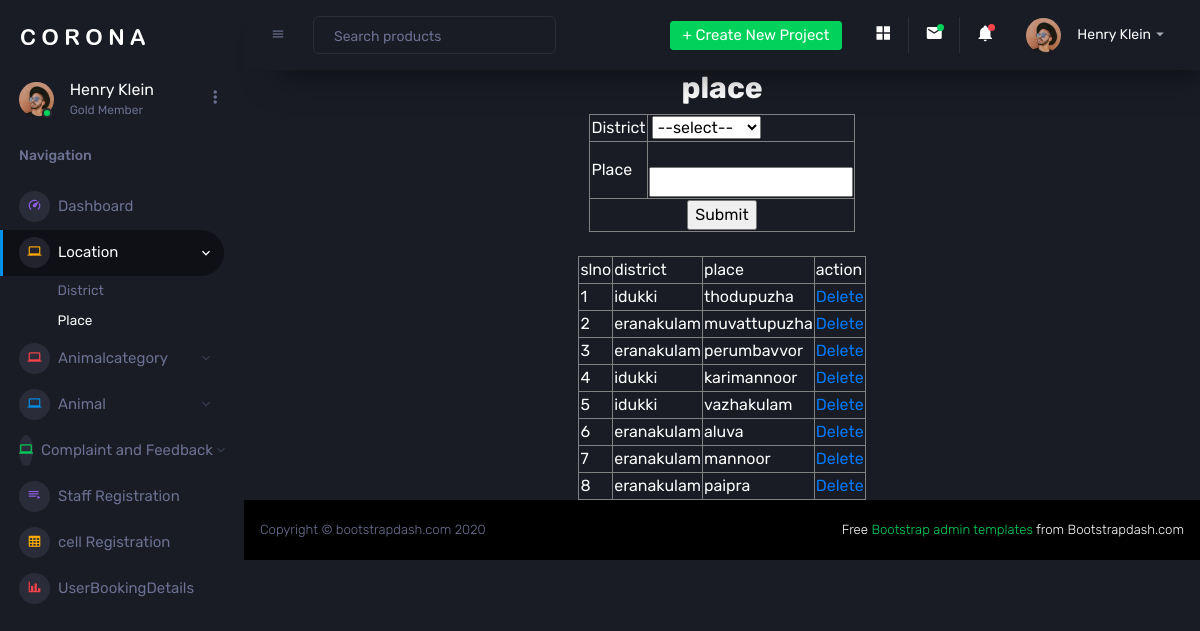
Page /project/Admin/Place.php on the committed database.
### tables this page shows
CREATE TABLE `tbl_place` (
  `place_id` int(11) NOT NULL auto_increment,
  `place_name` varchar(100) NOT NULL,
  `district_id` int(11) NOT NULL,
  PRIMARY KEY  (`place_id`)
);

CREATE TABLE `tbl_district` (
  `district_id` int(11) NOT NULL auto_increment,
  `district_name` varchar(100) NOT NULL,
  PRIMARY KEY  (`district_id`)
);

### project/Admin/Place.php (the view, shortened to what this page needs)
<?php
include('Head.php');
  ?>
<!DOCTYPE html PUBLIC "-//W3C//DTD XHTML 1.0 Transitional//EN" "http://www.w3.org/TR/xhtml1/DTD/xhtml1-transitional.dtd">
<html xmlns="http://www.w3.org/1999/xhtml">
<head>
</head>
<body>
<center><h2><b>place</b></h2></center>
<form method="post">
<table width="200" border="1" align="center">
  <tr>
    <td>District</td>
    <td>
      <select name="sel_district" id="sel_district">
      <option value="">--select--</option>
        </select>
   </td>
  </tr>
  <tr>
    <td>Place</td>
    <td>
      <input type="text" name="d2" id="d2"  pattern="[A-Za-z. ]{3,}" autocomplete="off" required />
    </td>
  </tr>
  <tr>
    <td colspan="2">
      <div align="center">
        <input type="submit" name="submit" id="submit" value="Submit" />
      </div>
   </td>
  </tr>
</table>
<br>
</form>
<table width="200" border="1" align="center">
  <tr>
    <td>slno</td>
    <td>district</td>
    <td>place</td>
    <td>action</td>
</tr>
<tr>
  <?php
	$i=0;
	$selqry="select *from tbl_place s inner join tbl_district c on s.district_id=c.district_id";
		$data=mysql_query($selqry);
	while($row=mysql_fetch_array($data))
	{
		$i++;
	    ?>
        <tr>
        <td><?php echo $i?> </td>
		<td><?php echo $row["district_name"] ?></td>
        <td><?php echo $row["place_name"] ?></td>
        <td><a href ="Place.php?did=<?php echo $row["place_id"] ?>"> Delete</a></td>
        </tr>
        <?php
	}
	?>
	</tr>
  </table>
</body>
<?php
          include('Foot.php');
          ?>
</html>

### project/Admin/Head.php (shortened to what this page needs)
<!DOCTYPE html>
<html lang="en">
  <head>
    <link rel="stylesheet" href="../Assets/Templates/Admin/vendors/mdi/css/materialdesignicons.min.css">
    <link rel="stylesheet" href="../Assets/Templates/Admin/vendors/css/vendor.bundle.base.css">
    <link rel="stylesheet" href="../Assets/Templates/Admin/vendors/jvectormap/jquery-jvectormap.css">
    <link rel="stylesheet" href="../Assets/Templates/Admin/vendors/flag-icon-css/css/flag-icon.min.css">
    <link rel="stylesheet" href="../Assets/Templates/Admin/vendors/owl-carousel-2/owl.carousel.min.css">
    <link rel="stylesheet" href="../Assets/Templates/Admin/vendors/owl-carousel-2/owl.theme.default.min.css">
    <link rel="stylesheet" href="../Assets/Templates/Admin/css/style.css">
  </head>
  <body>
    <div class="container-scroller">
      <nav class="sidebar sidebar-offcanvas" id="sidebar">
        <div class="sidebar-brand-wrapper d-none d-lg-flex align-items-center justify-content-center fixed-top">
          <a class="sidebar-brand brand-logo" href="index.html"><img src="../Assets/Templates/Admin/images/logo.svg" alt="logo" /></a>
        </div>
        <ul class="nav">
          <li class="nav-item profile">
            <div class="profile-desc">
              <div class="profile-pic">
                <div class="count-indicator">
                  <img class="img-xs rounded-circle " src="../Assets/Templates/Admin/images/faces/face15.jpg" alt="">
                  <span class="count bg-success"></span>
                </div>
                <div class="profile-name">
                  <h5 class="mb-0 font-weight-normal">Henry Klein</h5>
                  <span>Gold Member</span>
                </div>
              </div>
              <a href="#" id="profile-dropdown" data-toggle="dropdown"><i class="mdi mdi-dots-vertical"></i></a>
            </div>
          </li>
          <li class="nav-item nav-category">
            <span class="nav-link">Navigation</span>
          </li>
          <li class="nav-item menu-items">
            <a class="nav-link" href="HomePage.php">
              <span class="menu-icon">
                <i class="mdi mdi-speedometer"></i>
              </span>
              <span class="menu-title">Dashboard</span>
            </a>
          </li>
          <li class="nav-item menu-items">
            <a class="nav-link" data-toggle="collapse" href="#ui-basic" aria-expanded="false" aria-controls="ui-basic">
              <span class="menu-icon">
                <i class="mdi mdi-laptop"></i>
              </span>
              <span class="menu-title">Location</span>
              <i class="menu-arrow"></i>
            </a>
            <div class="collapse" id="ui-basic">
              <ul class="nav flex-column sub-menu">
                <li class="nav-item"> <a class="nav-link" href="District.php">District</a></li>
                <li class="nav-item"> <a class="nav-link" href="Place.php">Place</a></li>
              </ul>
            </div>
          </li>
          <li class="nav-item menu-items">
            <a class="nav-link" data-toggle="collapse" href="#ui-compalintcategory" aria-expanded="false" aria-controls="ui-compalintcategory">
              <span class="menu-icon">
                <i class="mdi mdi-laptop"></i>
              </span>
              <span class="menu-title">Animalcategory</span>
              <i class="menu-arrow"></i>
            </a>
          </li>
          <li class="nav-item menu-items">
            <a class="nav-link" data-toggle="collapse" href="#ui-compalint" aria-expanded="false" aria-controls="ui-compalint">
              <span class="menu-icon">
                <i class="mdi mdi-laptop"></i>
              </span>
              <span class="menu-title">Animal</span>
              <i class="menu-arrow"></i>
            </a>
          </li>
          <li class="nav-item menu-items">
            <a class="nav-link" data-toggle="collapse" href="#ui-complaint" aria-expanded="false" aria-controls="ui-complaint">
              <span class="menu-icon">
                <i class="mdi mdi-laptop"></i>
              </span>
              <span class="menu-title">Complaint and Feedback</span>
              <i class="menu-arrow"></i>
            </a>
          </li>
          <li class="nav-item menu-items">
            <a class="nav-link" href="Staff.php">
              <span class="menu-icon">
                <i class="mdi mdi-playlist-play"></i>
              </span>
              <span class="menu-title">Staff Registration</span>
            </a>
          </li>
          <li class="nav-item menu-items">
            <a class="nav-link" href="cell.php">
              <span class="menu-icon">
                <i class="mdi mdi-table-large"></i>
              </span>
              <span class="menu-title">cell Registration</span>
            </a>
          </li>
          <li class="nav-item menu-items">
            <a class="nav-link" href="UserBookingDetails.php">
              <span class="menu-icon">
                <i class="mdi mdi-chart-bar"></i>
              </span>
              <span class="menu-title">UserBookingDetails</span>
            </a>
          </li>
        </ul>
      </nav>
      <div class="container-fluid page-body-wrapper">
        <nav class="navbar p-0 fixed-top d-flex flex-row">
          <div class="navbar-menu-wrapper flex-grow d-flex align-items-stretch">
            <button class="navbar-toggler navbar-toggler align-self-center" type="button" data-toggle="minimize">
              <span class="mdi mdi-menu"></span>
            </button>
            <ul class="navbar-nav w-100">
              <li class="nav-item w-100">
                <form class="nav-link mt-2 mt-md-0 d-none d-lg-flex search">
                  <input type="text" class="form-control" placeholder="Search products">
                </form>
              </li>
            </ul>
            <ul class="navbar-nav navbar-nav-right">
              <li class="nav-item dropdown d-none d-lg-block">
                <a class="nav-link btn btn-success create-new-button" id="createbuttonDropdown" data-toggle="dropdown" aria-expanded="false" href="#">+ Create New Project</a>
              </li>
              <li class="nav-item nav-settings d-none d-lg-block">
                <a class="nav-link" href="#">
                  <i class="mdi mdi-view-grid"></i>
                </a>
              </li>
              <li class="nav-item dropdown border-left">
                <a class="nav-link count-indicator dropdown-toggle" id="messageDropdown" href="#" data-toggle="dropdown" aria-expanded="false">
                  <i class="mdi mdi-email"></i>
                  <span class="count bg-success"></span>
                </a>
              </li>
              <li class="nav-item dropdown border-left">
                <a class="nav-link count-indicator dropdown-toggle" id="notificationDropdown" href="#" data-toggle="dropdown">
                  <i class="mdi mdi-bell"></i>
                  <span class="count bg-danger"></span>
                </a>
              </li>
              <li class="nav-item dropdown">
                <a class="nav-link" id="profileDropdown" href="#" data-toggle="dropdown">
                  <div class="navbar-profile">
                    <img class="img-xs rounded-circle" src="../Assets/Templates/Admin/images/faces/face15.jpg" alt="">
                    <p class="mb-0 d-none d-sm-block navbar-profile-name">Henry Klein</p>
                    <i class="mdi mdi-menu-down d-none d-sm-block"></i>
                  </div>
                </a>
              </li>
            </ul>
          </div>
        </nav>
        <div class="main-panel">

### project/Admin/Foot.php (shortened to what this page needs)
<footer class="footer">
            <div class="d-sm-flex justify-content-center justify-content-sm-between">
              <span class="text-muted d-block text-center text-sm-left d-sm-inline-block">Copyright © bootstrapdash.com 2020</span>
              <span class="float-none float-sm-right d-block mt-1 mt-sm-0 text-center"> Free <a href="https://www.bootstrapdash.com/bootstrap-admin-template/" target="_blank">Bootstrap admin templates</a> from Bootstrapdash.com</span>
            </div>
          </footer>
        </div>
      </div>
    </div>
  </body>
</html>

### rows in the picture
tbl_place: district.district_name "idukki", place_name "thodupuzha"
tbl_place: district.district_name "eranakulam", place_name "muvattupuzha"
tbl_place: district.district_name "eranakulam", place_name "perumbavvor"
tbl_place: district.district_name "idukki", place_name "karimannoor"
tbl_place: district.district_name "idukki", place_name "vazhakulam"
tbl_place: district.district_name "eranakulam", place_name "aluva"
tbl_place: district.district_name "eranakulam", place_name "mannoor"
tbl_place: district.district_name "eranakulam", place_name "paipra"
